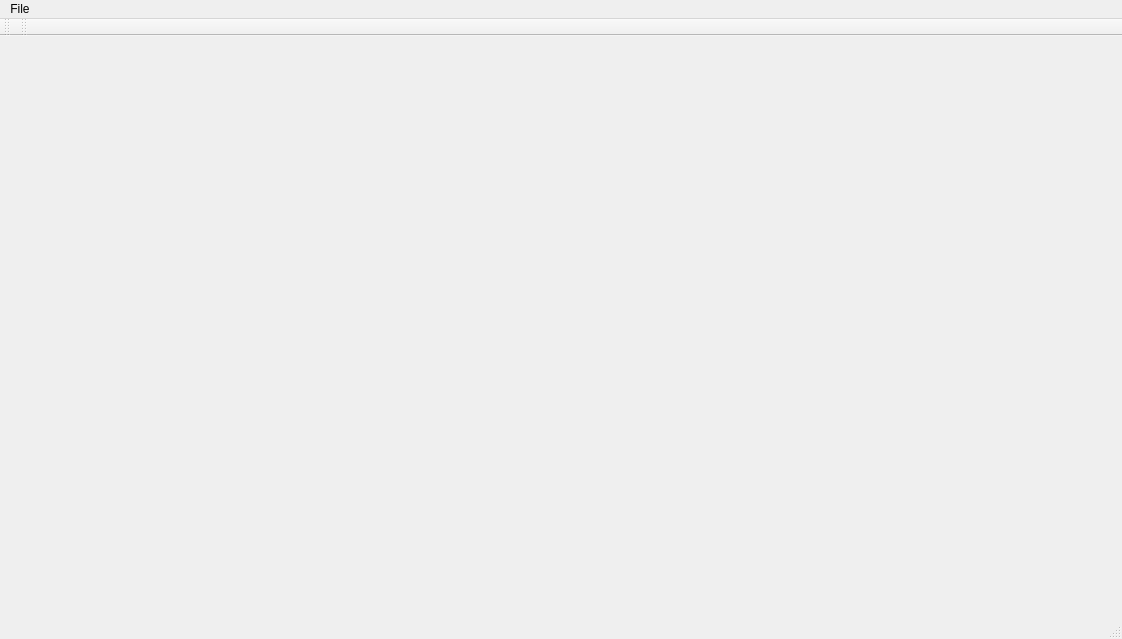
<?xml version="1.0" encoding="UTF-8"?>
<ui version="4.0">
 <class>MainWindow</class>
 <widget class="QMainWindow" name="MainWindow">
  <property name="geometry">
   <rect>
    <x>0</x>
    <y>0</y>
    <width>1122</width>
    <height>639</height>
   </rect>
  </property>
  <property name="windowTitle">
   <string>Хвост</string>
  </property>
  <widget class="QWidget" name="centralWidget">
   <widget class="QWidget" name="formLayoutWidget">
    <property name="geometry">
     <rect>
      <x>50</x>
      <y>20</y>
      <width>160</width>
      <height>80</height>
     </rect>
    </property>
    <layout class="QFormLayout" name="formLayout"/>
   </widget>
  </widget>
  <widget class="QMenuBar" name="menuBar">
   <property name="geometry">
    <rect>
     <x>0</x>
     <y>0</y>
     <width>1122</width>
     <height>26</height>
    </rect>
   </property>
   <widget class="QMenu" name="menuFile">
    <property name="title">
     <string>File</string>
    </property>
    <addaction name="actionConnection"/>
   </widget>
   <addaction name="menuFile"/>
  </widget>
  <widget class="QToolBar" name="mainToolBar">
   <attribute name="toolBarArea">
    <enum>TopToolBarArea</enum>
   </attribute>
   <attribute name="toolBarBreak">
    <bool>false</bool>
   </attribute>
  </widget>
  <widget class="QStatusBar" name="statusBar"/>
  <widget class="QToolBar" name="toolBar">
   <property name="windowTitle">
    <string>toolBar</string>
   </property>
   <attribute name="toolBarArea">
    <enum>TopToolBarArea</enum>
   </attribute>
   <attribute name="toolBarBreak">
    <bool>false</bool>
   </attribute>
  </widget>
  <action name="actionConnection">
   <property name="text">
    <string>Connection</string>
   </property>
  </action>
 </widget>
 <layoutdefault spacing="6" margin="11"/>
 <resources/>
 <connections/>
 <slots>
  <slot>slot1()</slot>
 </slots>
</ui>
